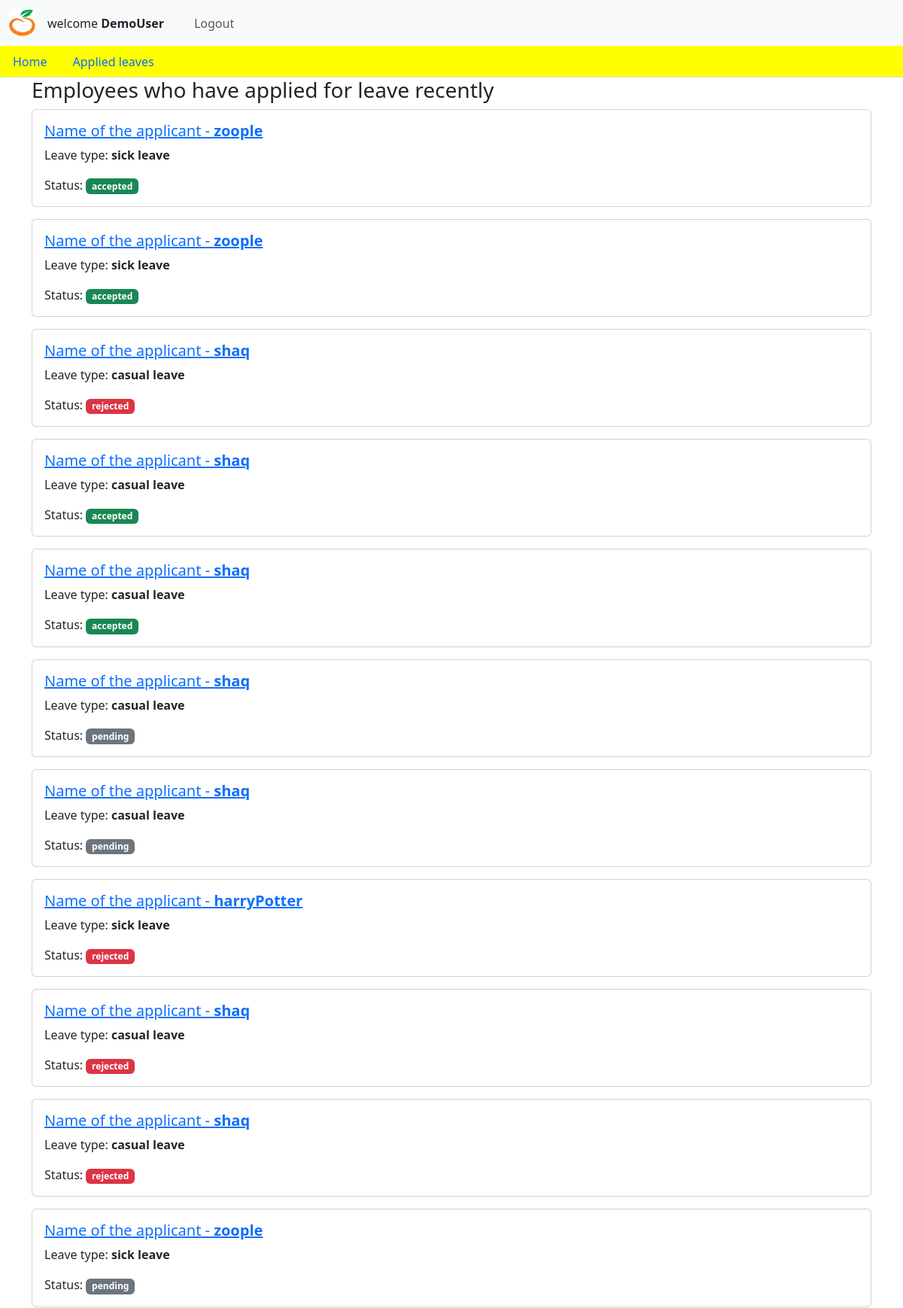
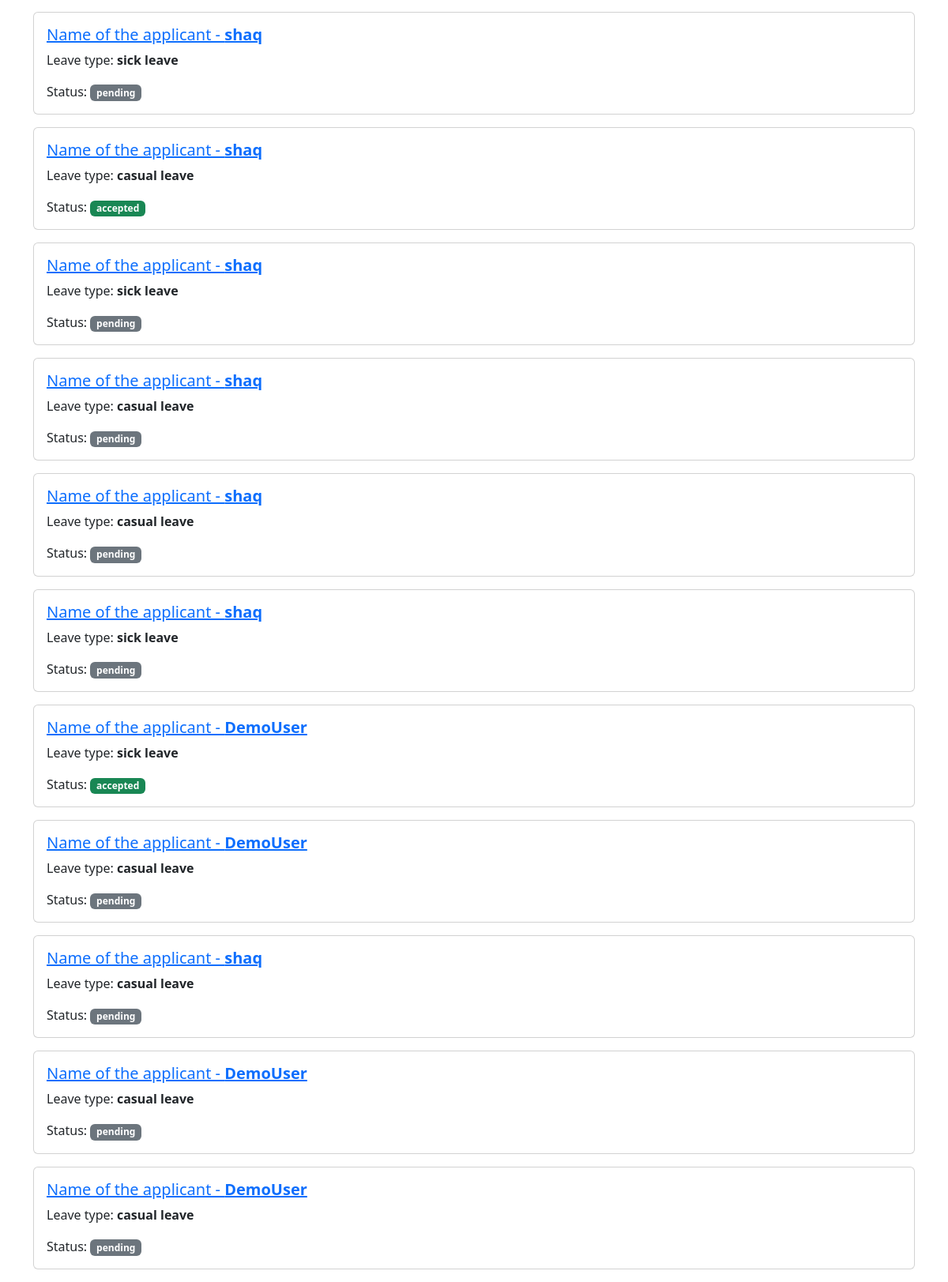
The app's page /leave_content/ (signed in) with its own data (2 pictures, top to bottom).
### adminapp/models.py (models this page shows, shortened)
class addLeave(models.Model):
    username = models.CharField(max_length = 100)
    user_id = models.CharField(max_length=10)
    fromDate = models.DateTimeField()
    toDate = models.DateTimeField()
    reason = models.CharField(max_length=20, choices=CHOICES)
    comment = models.TextField()
    status = models.CharField(max_length=10, choices=STATUS_CHOICES, default='pending')

### adminapp/views.py (the view)
# urls.py: path('leave_content/', views.leave_content, name='leave_content'),
def leave_content(request):
    list = addLeave.objects.all()
    return render(request, 'leaveApplications.html', {'lists': list})

### adminapp/context_processors.py (called while the page is built)
def is_superuser(request):
    if request.user.is_authenticated:
        return {'is_superuser': request.user.is_superuser}
    return {'is_superuser': False}

### templates/leaveApplications.html
{% include 'home.html' %}
    {% block content %}
        <div class="container">
            <h3>Employees who have applied for leave recently</h3>
            {% for i in lists %}
                <div class="card mb-3">
                    <div class="card-body">
                        <a href="{% url 'leave_lists' i.id %}">
                            <h5 class="card-title">Name of the applicant - <b>{{ i.username }}</b></h5>
                        </a>
                        <p class="card-text">Leave type: <b>{{ i.reason }}</b></p>
                        <p class="card-text">Status:
                            {% if i.status == 'accepted' %}
                                <span class="badge bg-success">{{ i.status }}</span>
                            {% elif i.status == 'rejected' %}
                                <span class="badge bg-danger">{{ i.status }}</span>
                            {% else %}
                                <span class="badge bg-secondary">{{ i.status }}</span>
                            {% endif %}
                        </p>
                    </div>
                </div>
            {% endfor %}
        </div>
    {% endblock %}

### templates/base.html (shortened to what this page needs)
{% block content %}
<!DOCTYPE html>
<html lang="en">
    <head>
        <link rel="stylesheet" href="https://unpkg.com/bootstrap@5.3.2/dist/css/bootstrap.min.css">
        {% load static %}
        <link rel="stylesheet" href="{% static 'css/style.css' %}">
    </head>
    <body>
        <nav class="navbar navbar-expand-lg bg-body-tertiary fixed-top">
            <div class="container-fluid">
                <a class="navbar-brand" href="{% url 'dashboard' %}">
                    {% load static %}
                    <img src="{% static 'asset/logo1.PNG' %}" class="rounded float-start" alt="..." width="35" height="35">
                </a>
                <div>
                    {% if user.is_authenticated %}
                        welcome <strong>{{ user.username }}</strong>
                    {% else %}
                        Not signed in.
                    {% endif %}
                </div>
                <div class="collapse navbar-collapse" id="navbarSupportedContent">
                    <ul class="navbar-nav me-auto mb-2 mb-lg-0">
                        <li class="nav-item">
                            <a class="nav-link active" aria-current="page" href="#"></a>
                        </li>
                        <li class="nav-item">
                            <a class="nav-link" href="#"></a>
                        </li>
                        <li class="nav-item">
                            <a class="nav-link" class="navbar navbar-flex justify-content-end" href="{% url 'logout' %}">
                                Logout
                            </a>
                        </li>
                    </ul>
                </div>
            </div>
        </nav>
    </body>
</html>
{% endblock %}

### static/css/style.css (style rules this page uses)
* { margin: 0%; padding: 0%; }
body { padding-top: 61px; background-image: url('/zproj/static/asset/orangeHome.png'); background-size: cover; background-position: center; }

### records on screen
addLeave: username "zoople", reason "sick leave", status "accepted"
addLeave: username "zoople", reason "sick leave", status "accepted"
addLeave: username "shaq", reason "casual leave", status "rejected"
addLeave: username "shaq", reason "casual leave", status "accepted"
addLeave: username "shaq", reason "casual leave", status "accepted"
addLeave: username "shaq", reason "casual leave", status "pending"
addLeave: username "shaq", reason "casual leave", status "pending"
addLeave: username "harryPotter", reason "sick leave", status "rejected"
addLeave: username "shaq", reason "casual leave", status "rejected"
addLeave: username "shaq", reason "casual leave", status "rejected"
addLeave: username "zoople", reason "sick leave", status "pending"
addLeave: username "shaq", reason "sick leave", status "pending"
addLeave: username "shaq", reason "casual leave", status "accepted"
addLeave: username "shaq", reason "sick leave", status "pending"
addLeave: username "shaq", reason "casual leave", status "pending"
addLeave: username "shaq", reason "casual leave", status "pending"
addLeave: username "shaq", reason "sick leave", status "pending"
addLeave: username "DemoUser", reason "sick leave", status "accepted"
addLeave: username "DemoUser", reason "casual leave", status "pending"
addLeave: username "shaq", reason "casual leave", status "pending"
addLeave: username "DemoUser", reason "casual leave", status "pending"
addLeave: username "DemoUser", reason "casual leave", status "pending"

### other values on screen
{{ user.username }} "DemoUser"
